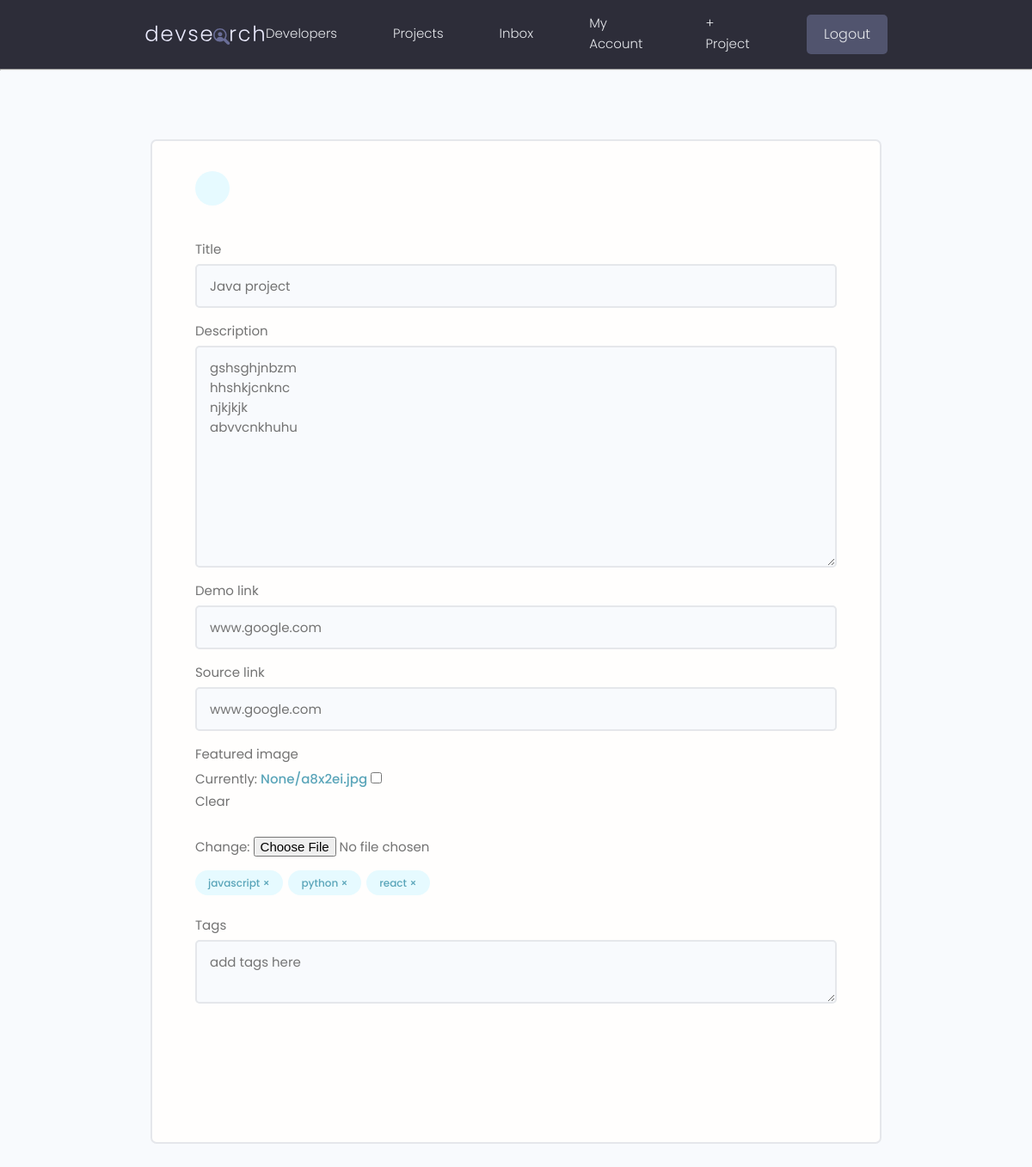
The page /projects/update-project/81247ced-fd73-4d70-8ab0-12bd63e97070/ (signed in) on the database its author committed.
### projects/models.py (models this page shows, shortened)
class Project(models.Model):
    owner=models.ForeignKey(Profile, null=True,blank=True,on_delete=models.CASCADE)
    title= models.CharField(max_length=200)
    description= models.TextField(null=True, blank=True)
    featured_image=models.ImageField(null=True, blank=True, upload_to=None, height_field=None, width_field=None, max_length=100)
    demo_link=models.CharField(max_length=2000, blank=True)
    source_link= models.CharField(max_length = 2000, null=True, blank=True)
    tags=models.ManyToManyField('Tag', blank=True)# because the tag model is written below we put ''
    vote_total=models.IntegerField(default=0, null=True, blank=True)
    vote_ratio=models.IntegerField(default=0,null=True, blank=True)
    created= models.DateTimeField(auto_now_add=True)
    id=models.UUIDField(default=uuid.uuid4,unique=True, primary_key=True, editable=False)
    class Meta:
        ordering = ['-vote_ratio', '-vote_total', 'title']

class Tag(models.Model):
    name=models.CharField(max_length=200)
    created=models.DateTimeField(auto_now_add=True)
    id=models.UUIDField(default=uuid.uuid4, unique=True, primary_key=True, editable=False)

### projects/views.py (the view)
# urls.py: path('update-project/<str:pk>/', views.updateProject, name="update-project"),
@login_required(login_url="login")
def updateProject(request,pk):
    profile=request.user.profile
    project=profile.project_set.get(id=pk)
    form=ProjectForm(instance=project)
    if request.method =='POST':
        form=ProjectForm(request.POST,request.FILES,instance=project)
        if form.is_valid():
            project=form.save()
            return redirect('account')
    context={'form':form,'project':project}
    return render (request,'projects/project_form.html', context)

### projects/forms.py
class ProjectForm(ModelForm):
    class Meta:
        model=Project
        fields=['title','description','demo_link','source_link','featured_image']
    def __init__(self,*args,**kwargs):
        super(ProjectForm, self).__init__(*args,**kwargs)
        for key, value in self.fields.items():
            value.widget.attrs.update({'class':'input'})

### projects/templates/projects/project_form.html (shortened to what this page needs)
{% extends 'main.html' %}
{% block content %}
 <main class="formPage my-xl">
    <div class="content-box">
        <div class="formWrapper">
            <a class="backButton" href="{% url 'account' %}"></a>
            <br>
            <form class="form" action="" method="POST" enctype="multipart/form-data">
                {% for field in form %}
                <div class="form__field">
                    <label for="formInput#text">{{field.label}} </label>
                {{field}}
                </div>
              {% endfor %}
              <div class="form__field">
                {% for tag in project.tags.all %}
                <div class="project-tag  tag tag--pill tag--main" data-tag="{{tag.id}}" data-project="{{project.id}}">{{tag.name}}  &#215;</div>
                {% endfor %}
              </div>
              <div class="form__field">
                <label for="formInput#text">Tags </label>
                <textarea class="input" name="newtags" placeholder="add tags here"></textarea>
              </div>
                <input class="btn btn--sub btn--lg  my-md" type="submit" value="Submit" />
            </form>
        </div>
    </div>
</main>
{% endblock content%}

### static/styles/app.css (style rules this page uses)
:root { --color-sub: #2d2d39; }
.btn--sub { background-color: var(--color-sub-light); }
.content-box { width: 95%; max-width: 85rem; margin: 0 auto; }
.backButton { background: var(--color-main-light); color: var(--color-main); width: 4rem; height: 4rem; display: flex; align-items: center; justify-content: center; border-radius: 50%; }
.formPage .formWrapper { list-style: none; background: var(--color-white); padding: 3.5rem 5rem; border: 2px solid var(--color-light); border-radius: 0.7rem; }

### static/uikit/styles/modules/_variables.css (style rules this page uses)
:root { --color-main: #5aa5b9; --color-main-light: #e6faff; --color-sub: #3f4156; --color-sub-light: #51546e; --color-sub-lighter: #ededfd; --color-text: #737373; --color-gray: #8b8b8b; --color-light: #e5e7eb; --color-light-gray: #767676; --color-bg: #f8fafd; --color-white: #fffefd; --color-white-light: #f3f3f3; --color-success: #359e64; --color-success-bg: #def8e8; --color-error: #fc4b0b; --color-error-bg: #fff2ee; --font-base: 'Poppins', arial, helvetica, 'Segoe UI', roboto, ubuntu, sans-serif; --font-monospace: 'Fira Code', 'Courier New', courier, monospace; --font-regular: 300; --font-medium: 500; --font-bold: 700; --generic-shadow: 1px 1px 5px #00000010; --generic-transition: all 0.3s ease-in-out; }

### static/uikit/styles/modules/_base.css (style rules this page uses)
* { margin: 0; padding: 0; box-sizing: border-box; text-rendering: optimizeLegibility; color: inherit; font-size: inherit; }
html { font-size: 50%; }
@media only screen and (min-width: 480px) { html { font-size: 56.25%; } }
@media only screen and (min-width: 1200px) { html { font-size: 62.5%; } }
body { line-height: 1.6; font-weight: 400; font-size: 1.5rem; color: var(--color-text); background-color: var(--color-bg); min-height: 100vh; }

### static/uikit/styles/modules/_typography.css (style rules this page uses)
* { font-family: var(--font-base); }
a { padding-bottom: 2px; text-decoration: none; display: inline-block; color: var(--color-main); font-weight: var(--font-medium); }

### static/uikit/styles/modules/_utilities.css (style rules this page uses)
.my-md { margin: 3rem auto; }
.my-xl { margin: 8rem auto; }

### static/uikit/styles/modules/_button.css (style rules this page uses)
.btn { display: inline-block; position: relative; cursor: pointer; background-color: var(--color-light); font-weight: var(--font-medium); color: var(--color-sub); text-decoration: none; padding: 1rem 2rem; border-radius: 0.5rem; border: none; width: -webkit-fit-content; width: -moz-fit-content; width: fit-content; height: -webkit-fit-content; height: -moz-fit-content; height: fit-content; font-size: 1.6rem; outline-width: 0; outline-color: transparent; -webkit-backface-visibility: hidden; backface-visibility: hidden; transition: all 0.3s ease-in-out; }
.btn--sub { background-color: var(--color-sub); color: var(--color-white); }
.btn--lg { font-size: 1.8rem; padding: 1.2rem 4.5rem; }

### static/uikit/styles/modules/_form.css (style rules this page uses)
.form { display: block; }
.form__field { margin-top: 1.5rem; margin-bottom: 1.5rem; }
.form__label, .form__field > label { display: block; margin-bottom: 0.5rem; color: var(--color-text); }
input.input[type='text'], input.input[type='email'], input.input[type='password'], input.input[type='number'], select.input, textarea.input { min-width: 24rem; width: 100%; padding: 1.2rem 1.5rem; border-radius: 0.5rem; border: 2px solid var(--color-light); transition: all 0.3s ease-in-out; background-color: var(--color-bg); }

### static/uikit/styles/modules/_tag.css (style rules this page uses)
.tag { display: inline-flex; align-items: center; background-color: var(--color-sub); height: -webkit-fit-content; height: -moz-fit-content; height: fit-content; width: -webkit-fit-content; width: -moz-fit-content; width: fit-content; border-radius: 0.5rem; padding: 0.5rem 1.5rem; font-size: 1.2rem; cursor: pointer; }
.tag:not(:last-child) { margin-right: 0.25rem; margin-bottom: 0.75rem; }
.tag--pill { border-radius: 5rem; }
.tag--main, .tag--main > small { background: var(--color-main-light); color: var(--color-main); font-weight: 500; }

### rows shown on the page
Project: form "Java project" "gshsghjnbzm hhshkjcnknc njkjkjk abvvcnkhuhu" "www.google.com" "www.google.com"
Tag: name "javascript"
Tag: name "python"
Tag: name "react"

### other values the page prints
{{ field.label }} "Title" "Description" "Demo link" "Source link" "Featured image"
